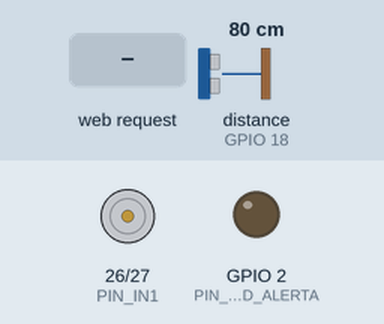
A sketch run on a simulated ESP32. Shown: motor-driver pin pairs drawn as motors (green arrow = first pin HIGH = forward, orange = second pin HIGH = backward, longer = more drive, scaled by the enable pin), output pins drawn as LEDs (lit = HIGH). Wiring (inferred from the names in the program): ultrasonic range finder: trigger GPIO 5; echo GPIO 18. Inputs (shaded band) come from the test bench; at power-on: distance to the obstacle (sensor on GPIO 18) 80 cm. The echo pulse lasts 58.3 µs per cm; pins used as bus, display or sensor lines are not drawn; what the sketch prints to the serial monitor is not drawn.

Above: at 1.2 s.
1.3 s: distance to the obstacle (sensor on GPIO 18) set to 18 cm
2.8 s: distance to the obstacle (sensor on GPIO 18) set to 15 cm
At 3.7 s:
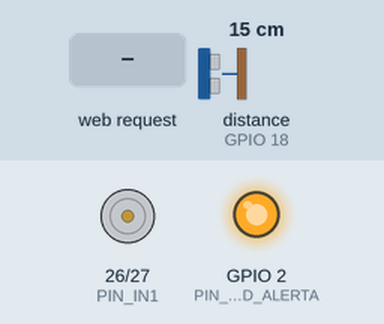
4.3 s: HTTP request GET /atras received
At 4.7 s:
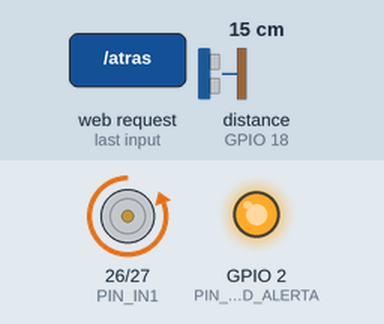
5.8 s: distance to the obstacle (sensor on GPIO 18) set to 35 cm
At 6.8 s:
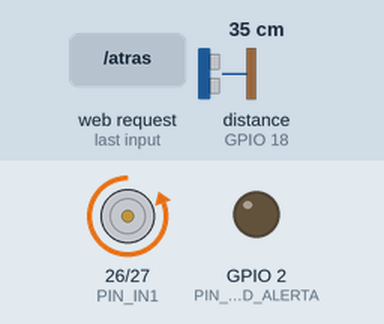
7.3 s: HTTP request GET /adelante received
At 8.2 s:
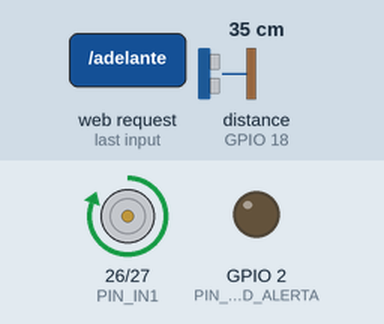
8.8 s: HTTP request GET /parar received
At 9.2 s:
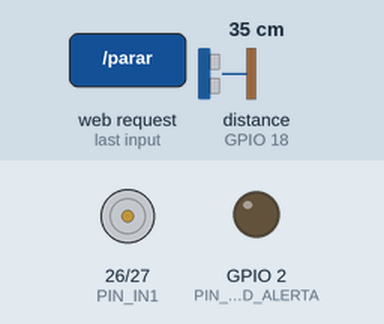
Timing chart, 0 to 11.3 s (numbered marks = the images above; inputs shaded):
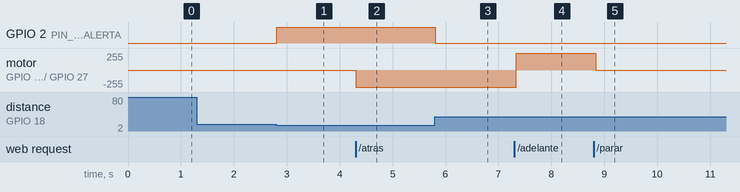

The sketch:

Auto_IoT_Control_ES2.ino
```cpp
/*
 * ============================================================================
 * TI3042 — Aplicaciones Móviles para IoT (Evaluación Sumativa 2 y Unidad 3)
 * Proyecto: Auto_IoT_Control (ESP32 SoftAP + HC-SR04 + L298N + LED Alerta)
 * Red SoftAP: SSID "Auto_IoT_Control" | IP: 192.168.4.1 | Puerto HTTP: 80
 * Dashboard Web: Cyber-Telemetry Cockpit con actualización dinámica en vivo
 * ============================================================================
 */

#include <WiFi.h>
#include <WebServer.h>

// Configuración de Red SoftAP
const char* AP_SSID = "Auto_IoT_Control";
const char* AP_PASS = "IoT2026Segura"; // Mínimo 8 caracteres para WPA2

// Pines Sensor Ultrasónico HC-SR04
const int PIN_TRIG = 5;
const int PIN_ECHO = 18;

// Pines Driver de Motor L298N
const int PIN_IN1 = 26;
const int PIN_IN2 = 27;
const int PIN_ENA = 14;

// Pin LED de Alerta de Proximidad
const int PIN_LED_ALERTA = 2;

// Regla crítica de negocio: Freno de emergencia a <= 15 cm
const int DISTANCIA_SEGURIDAD = 15;

WebServer server(80);
String estadoMotor = "DETENIDO";
long distanciaActual = 50;

long medirDistanciaCM() {
  digitalWrite(PIN_TRIG, LOW);
  delayMicroseconds(2);
  digitalWrite(PIN_TRIG, HIGH);
  delayMicroseconds(10);
  digitalWrite(PIN_TRIG, LOW);

  long duracion = pulseIn(PIN_ECHO, HIGH, 30000); // Timeout 30ms (~500 cm)
  if (duracion == 0) return 400;
  long cm = duracion * 0.034 / 2;
  if (cm < 2) cm = 2;
  if (cm > 400) cm = 400;
  return cm;
}

void detenerMotor() {
  digitalWrite(PIN_IN1, LOW);
  digitalWrite(PIN_IN2, LOW);
  estadoMotor = "DETENIDO";
}

void avanzarMotor() {
  digitalWrite(PIN_IN1, HIGH);
  digitalWrite(PIN_IN2, LOW);
  estadoMotor = "AVANZANDO";
}

void retrocederMotor() {
  digitalWrite(PIN_IN1, LOW);
  digitalWrite(PIN_IN2, HIGH);
  estadoMotor = "RETROCEDIENDO";
}

void verificarFrenoEmergencia() {
  distanciaActual = medirDistanciaCM();
  bool frenoActivo = (distanciaActual <= DISTANCIA_SEGURIDAD);
  digitalWrite(PIN_LED_ALERTA, frenoActivo ? HIGH : LOW);

  if (frenoActivo && estadoMotor == "AVANZANDO") {
    detenerMotor();
  }
}

void enviarJsonStatus() {
  verificarFrenoEmergencia();
  bool alerta = (distanciaActual <= DISTANCIA_SEGURIDAD);

  String json = "{";
  json += "\"distancia\":" + String(distanciaActual) + ",";
  json += "\"estado\":\"" + estadoMotor + "\",";
  json += "\"alerta\":" + String(alerta ? "true" : "false") + ",";
  json += "\"frenoActivo\":" + String(alerta ? "true" : "false");
  json += "}";

  server.sendHeader("Access-Control-Allow-Origin", "*");
  server.send(200, "application/json", json);
}

// Dashboard Web Telemétrico Único (Aeroespacial / Cyber-HUD)
const char HTML_DASHBOARD[] PROGMEM = R"rawliteral(
<!DOCTYPE html>
<html lang="es">
<head>
  <meta charset="utf-8">
  <meta name="viewport" content="width=device-width,initial-scale=1,viewport-fit=cover">
  <title>AUTO_IOT_CONTROL // Cockpit Telemétrico</title>
  <style>
    :root {
      --bg: #191C21;
      --card: #262B33;
      --card-inner: #1E2229;
      --border: #313742;
      --primary: #2F3642;
      --primary-border: #3E4656;
      --optimal: #10B981;
      --amber: #F59E0B;
      --alert: #E02E2E;
      --text: #FFFFFF;
      --text-cold: #F3F4F6;
      --muted: #8C95A6;
    }
    * { box-sizing: border-box; margin: 0; padding: 0; font-family: -apple-system, BlinkMacSystemFont, "Segoe UI", Roboto, monospace; }
    body { background: var(--bg); color: var(--text-cold); padding: 16px; min-height: 100vh; display: flex; justify-content: center; align-items: flex-start; }
    .cockpit { width: 100%; max-width: 520px; display: flex; flex-direction: column; gap: 14px; }

    .hud-header {
      background: var(--card);
      border: 1px solid var(--border);
      border-radius: 14px;
      padding: 14px 18px;
      display: flex;
      justify-content: space-between;
      align-items: center;
      box-shadow: 0 4px 16px rgba(0,0,0,0.4);
    }
    .hud-title h1 { font-size: 1.05rem; font-weight: 800; letter-spacing: 1px; color: var(--text); }
    .hud-title span { font-size: 0.72rem; color: var(--muted); text-transform: uppercase; }
    .badge-live { background: rgba(16,185,129,0.15); border: 1px solid var(--optimal); color: var(--optimal); padding: 4px 10px; border-radius: 20px; font-size: 0.75rem; font-weight: 700; display: flex; align-items: center; gap: 6px; }
    .dot { width: 8px; height: 8px; border-radius: 50%; background: var(--optimal); box-shadow: 0 0 6px var(--optimal); animation: pulse 1.4s infinite; }
    @keyframes pulse { 0%,100%{opacity:1;} 50%{opacity:0.3;} }

    .telemetry-card {
      background: var(--card);
      border: 1px solid var(--border);
      border-radius: 16px;
      padding: 18px;
      display: flex;
      flex-direction: column;
      gap: 12px;
      transition: border-color 0.3s;
    }
    .telemetry-card.danger { border-color: var(--alert); box-shadow: 0 0 20px rgba(224,46,46,0.25); }

    .gauge-box {
      background: var(--card-inner);
      border: 1px solid var(--border);
      border-radius: 12px;
      padding: 18px;
      display: flex;
      justify-content: space-around;
      align-items: center;
      text-align: center;
    }
    .dist-num { font-size: 2.8rem; font-weight: 900; color: var(--text); line-height: 1; transition: color 0.3s; }
    .dist-num.danger { color: var(--alert); }
    .dist-label { font-size: 0.75rem; color: var(--muted); letter-spacing: 0.5px; margin-top: 4px; }

    .safety-banner {
      padding: 8px 14px;
      border-radius: 8px;
      font-weight: 800;
      font-size: 0.85rem;
      text-align: center;
      letter-spacing: 1px;
      background: rgba(16,185,129,0.15);
      border: 1px solid var(--optimal);
      color: var(--optimal);
      transition: all 0.3s;
    }
    .safety-banner.danger {
      background: rgba(224,46,46,0.2);
      border-color: var(--alert);
      color: #fff;
    }

    .pinout-grid {
      display: grid;
      grid-template-columns: repeat(4, 1fr);
      gap: 8px;
      background: var(--card-inner);
      border: 1px solid var(--border);
      padding: 12px;
      border-radius: 10px;
    }
    .pin-col { text-align: center; }
    .pin-label { font-size: 0.65rem; color: var(--muted); }
    .pin-val { font-size: 0.78rem; font-weight: 700; color: var(--optimal); margin-top: 2px; }

    .controls-card {
      background: var(--card);
      border: 1px solid var(--border);
      border-radius: 16px;
      padding: 18px;
      display: flex;
      flex-direction: column;
      gap: 10px;
    }
    .btn {
      width: 100%;
      height: 52px;
      border: 1px solid var(--border);
      border-radius: 12px;
      font-weight: 800;
      font-size: 1rem;
      letter-spacing: 1px;
      cursor: pointer;
      display: flex;
      justify-content: center;
      align-items: center;
      gap: 8px;
      transition: transform 0.1s, opacity 0.2s;
    }
    .btn:active { transform: scale(0.98); }
    .btn-forward { background: #262B33; border: 1px solid #313742; color: #F3F4F6; transition: all 0.2s; }
    .btn-forward.active { background: rgba(16,185,129,0.22); border: 2px solid var(--optimal); color: var(--optimal); font-weight: 900; }
    .btn-forward.dimmed { opacity: 0.45; }
    .btn-forward:disabled { background: #1E2229; border-color: #262B33; color: #6B7280; cursor: not-allowed; }
    .btn-stop { background: var(--alert); border-color: var(--alert); color: #fff; }
    .btn-reverse { background: #262B33; border: 1px solid #313742; color: #fff; transition: all 0.2s; }
    .btn-reverse.active { background: rgba(245,158,11,0.22); border: 2px solid var(--amber); color: var(--amber); font-weight: 900; }
    .btn-reverse.dimmed { opacity: 0.45; }
    .btn-row { display: grid; grid-template-columns: 1fr 1fr; gap: 10px; }
  </style>
</head>
<body>
  <div class="cockpit">
    <div class="hud-header">
      <div class="hud-title">
        <h1>AUTO_IOT_CONTROL</h1>
        <span>Cockpit Telemétrico // ESP32 SoftAP</span>
      </div>
      <div class="badge-live"><div class="dot"></div> EN VIVO</div>
    </div>

    <div id="telemetryCard" class="telemetry-card">
      <div id="safetyBanner" class="safety-banner">VÍA DESPEJADA</div>

      <div class="gauge-box">
        <div>
          <div id="distVal" class="dist-num">--</div>
          <div class="dist-label">RADAR HC-SR04 (CM)</div>
        </div>
        <div style="border-left: 1px solid rgba(255,255,255,0.1); height: 50px;"></div>
        <div>
          <div id="motorVal" style="font-size:1.3rem; font-weight:800; color:var(--text)">DETENIDO</div>
          <div class="dist-label">ESTADO MOTOR L298N</div>
        </div>
      </div>

      <div class="pinout-grid">
        <div class="pin-col"><div class="pin-label">ENA (G14)</div><div id="pinEna" class="pin-val">LOW</div></div>
        <div class="pin-col"><div class="pin-label">IN1 (G26)</div><div id="pinIn1" class="pin-val">LOW</div></div>
        <div class="pin-col"><div class="pin-label">IN2 (G27)</div><div id="pinIn2" class="pin-val">LOW</div></div>
        <div class="pin-col"><div class="pin-label">LED (G2)</div><div id="pinLed" class="pin-val">OFF</div></div>
      </div>
    </div>

    <div class="controls-card">
      <button id="btnForward" class="btn btn-forward" onclick="sendCmd('/adelante')">▲ ADELANTE</button>
      <div class="btn-row">
        <button class="btn btn-stop" onclick="sendCmd('/parar')">■ PARAR</button>
        <button id="btnReverse" class="btn btn-reverse" onclick="sendCmd('/atras')">▼ ATRÁS</button>
      </div>
    </div>
  </div>

  <script>
    async function updateTelemetry() {
      try {
        const res = await fetch('/status');
        const data = await res.json();
        const dist = data.distancia;
        const motor = data.estado;
        const isBrake = dist <= 15 || data.alerta;

        document.getElementById('distVal').innerText = dist + ' cm';
        document.getElementById('motorVal').innerText = motor;

        const card = document.getElementById('telemetryCard');
        const banner = document.getElementById('safetyBanner');
        const distNum = document.getElementById('distVal');
        const btnFwd = document.getElementById('btnForward');
        const btnRev = document.getElementById('btnReverse');

        if (isBrake) {
          card.classList.add('danger');
          banner.classList.add('danger');
          banner.innerText = '⚠️ FRENO ACTIVO (OBSTÁCULO <= 15 CM)';
          distNum.classList.add('danger');
          btnFwd.disabled = true;
          btnFwd.innerText = '🚫 ADELANTE BLOQUEADO';
          document.getElementById('pinLed').innerText = 'ON';
        } else {
          card.classList.remove('danger');
          banner.classList.remove('danger');
          banner.innerText = 'VÍA DESPEJADA (DISTANCIA SEGURA)';
          distNum.classList.remove('danger');
          btnFwd.disabled = false;
          btnFwd.innerText = '▲ ADELANTE';
          document.getElementById('pinLed').innerText = 'OFF';
        }

        // Iluminación activa del botón en marcha y atenuación del inactivo
        if (motor === 'AVANZANDO') {
          btnFwd.classList.add('active');
          btnFwd.classList.remove('dimmed');
          btnRev.classList.remove('active');
          btnRev.classList.add('dimmed');
          if (!isBrake) btnFwd.innerText = '▲ ADELANTE (EN MARCHA ●)';
          btnRev.innerText = '▼ ATRÁS';
        } else if (motor === 'RETROCEDIENDO') {
          btnRev.classList.add('active');
          btnRev.classList.remove('dimmed');
          btnFwd.classList.remove('active');
          btnFwd.classList.add('dimmed');
          btnRev.innerText = '▼ ATRÁS (EN MARCHA ●)';
          if (!isBrake) btnFwd.innerText = '▲ ADELANTE';
        } else {
          btnFwd.classList.remove('active', 'dimmed');
          btnRev.classList.remove('active', 'dimmed');
          if (!isBrake) btnFwd.innerText = '▲ ADELANTE';
          btnRev.innerText = '▼ ATRÁS';
        }

        if (motor === 'AVANZANDO') {
          document.getElementById('pinEna').innerText = 'HIGH';
          document.getElementById('pinIn1').innerText = 'HIGH';
          document.getElementById('pinIn2').innerText = 'LOW';
        } else if (motor === 'RETROCEDIENDO') {
          document.getElementById('pinEna').innerText = 'HIGH';
          document.getElementById('pinIn1').innerText = 'LOW';
          document.getElementById('pinIn2').innerText = 'HIGH';
        } else {
          document.getElementById('pinEna').innerText = 'LOW';
          document.getElementById('pinIn1').innerText = 'LOW';
          document.getElementById('pinIn2').innerText = 'LOW';
        }
      } catch(e) {}
    }

    async function sendCmd(url) {
      try {
        await fetch(url);
        updateTelemetry();
      } catch(e) {}
    }

    setInterval(updateTelemetry, 450);
    updateTelemetry();
  </script>
</body>
</html>
)rawliteral";

void setup() {
  Serial.begin(115200);

  pinMode(PIN_TRIG, OUTPUT);
  pinMode(PIN_ECHO, INPUT);
  pinMode(PIN_IN1, OUTPUT);
  pinMode(PIN_IN2, OUTPUT);
  pinMode(PIN_ENA, OUTPUT);
  pinMode(PIN_LED_ALERTA, OUTPUT);

  digitalWrite(PIN_ENA, HIGH);
  detenerMotor();

  // Inicializar SoftAP en 192.168.4.1
  WiFi.mode(WIFI_AP);
  WiFi.softAP(AP_SSID, AP_PASS);
  Serial.print("SoftAP iniciado. IP: ");
  Serial.println(WiFi.softAPIP());

  // Nuevo Endpoint JSON nativo (/status) para App Android ES2
  server.on("/status", HTTP_GET, []() {
    enviarJsonStatus();
  });

  // Endpoints de control compatibles con Evaluación 1 y Evaluación 2
  server.on("/adelante", HTTP_GET, []() {
    verificarFrenoEmergencia();
    if (distanciaActual > DISTANCIA_SEGURIDAD) {
      avanzarMotor();
    } else {
      detenerMotor();
    }
    enviarJsonStatus();
  });

  server.on("/atras", HTTP_GET, []() {
    verificarFrenoEmergencia();
    retrocederMotor();
    enviarJsonStatus();
  });

  server.on("/parar", HTTP_GET, []() {
    detenerMotor();
    enviarJsonStatus();
  });

  // Endpoint raíz (/) con el Dashboard Telemétrico Cyber-Cockpit
  server.on("/", HTTP_GET, []() {
    server.send_P(200, "text/html", HTML_DASHBOARD);
  });

  server.begin();
}

void loop() {
  verificarFrenoEmergencia();
  server.handleClient();
  delay(40);
}
```

Measured:
- the behaviour switches between 17 and 16 cm on distance to the obstacle (sensor on GPIO 18) (found by bisection; images 0 and 1)
- after the input at 1.3 s, every drawn part: stays the same
- after the input at 2.8 s, GPIO 2 (PIN_LED_ALERTA): LOW → HIGH at once
- after the input at 4.3 s, motor on GPIO 26 (PIN_IN1) / GPIO 27 (PIN_IN2): stopped → backward 255/255 at once
- after the input at 5.8 s, GPIO 2 (PIN_LED_ALERTA): HIGH → LOW at once
- after the input at 7.3 s, motor on GPIO 26 (PIN_IN1) / GPIO 27 (PIN_IN2): backward 255/255 → forward 255/255 at once
- after the input at 8.8 s, motor on GPIO 26 (PIN_IN1) / GPIO 27 (PIN_IN2): forward 255/255 → stopped at once
